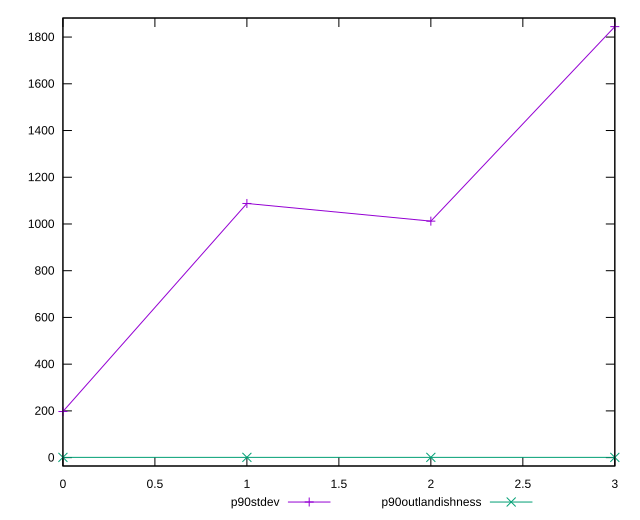

Source code (gnuplot):
reset

$p90Stdev <<EOF
0 197.2962520846683
1 1087.7535511414992
2 1012.1229694504572
3 1844.683126160648
EOF

$p90Outlandishness <<EOF
0 1.0308333019896092
1 1.122591840306125
2 1.0911076994643945
3 0.9881890123768994
EOF

set key outside below
set xrange [0:3]
set yrange [-35.88570973058852:1881.5570249036134]
set trange [-35.88570973058852:1881.5570249036134]
set terminal svg size 640, 520 enhanced background rgb 'white'
set output "report/report_00029_2021-02-24T13-36-40.390Z/largest-contentful-paint/progression/stddev.svg"

plot $p90Stdev title "p90stdev" with linespoints, \
     $p90Outlandishness title "p90outlandishness" with linespoints

reset
